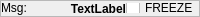
       <widget class="QFrame" name="frame_9">
        <property name="sizePolicy">
         <sizepolicy hsizetype="Preferred" vsizetype="Maximum">
          <horstretch>0</horstretch>
          <verstretch>20</verstretch>
         </sizepolicy>
        </property>
        <property name="minimumSize">
         <size>
          <width>0</width>
          <height>17</height>
         </size>
        </property>
        <property name="maximumSize">
         <size>
          <width>16777215</width>
          <height>34</height>
         </size>
        </property>
        <property name="baseSize">
         <size>
          <width>0</width>
          <height>0</height>
         </size>
        </property>
        <property name="frameShape">
         <enum>QFrame::StyledPanel</enum>
        </property>
        <property name="frameShadow">
         <enum>QFrame::Raised</enum>
        </property>
        <layout class="QHBoxLayout" name="horizontalLayout">
         <property name="spacing">
          <number>0</number>
         </property>
         <property name="sizeConstraint">
          <enum>QLayout::SetMaximumSize</enum>
         </property>
         <property name="margin">
          <number>0</number>
         </property>
         <item>
          <widget class="QLabel" name="message_label">
           <property name="sizePolicy">
            <sizepolicy hsizetype="Preferred" vsizetype="Maximum">
             <horstretch>0</horstretch>
             <verstretch>0</verstretch>
            </sizepolicy>
           </property>
           <property name="baseSize">
            <size>
             <width>0</width>
             <height>17</height>
            </size>
           </property>
           <property name="text">
            <string>Msg:</string>
           </property>
           <property name="alignment">
            <set>Qt::AlignLeading|Qt::AlignLeft|Qt::AlignTop</set>
           </property>
           <property name="wordWrap">
            <bool>true</bool>
           </property>
          </widget>
         </item>
         <item>
          <widget class="QLabel" name="coord_label">
           <property name="sizePolicy">
            <sizepolicy hsizetype="Maximum" vsizetype="Preferred">
             <horstretch>0</horstretch>
             <verstretch>0</verstretch>
            </sizepolicy>
           </property>
           <property name="maximumSize">
            <size>
             <width>250</width>
             <height>16777215</height>
            </size>
           </property>
           <property name="font">
            <font>
             <pointsize>9</pointsize>
             <weight>75</weight>
             <bold>true</bold>
            </font>
           </property>
           <property name="text">
            <string>TextLabel</string>
           </property>
           <property name="alignment">
            <set>Qt::AlignRight|Qt::AlignTrailing|Qt::AlignVCenter</set>
           </property>
          </widget>
         </item>
         <item>
          <widget class="QCheckBox" name="freezeButton">
           <property name="sizePolicy">
            <sizepolicy hsizetype="Minimum" vsizetype="Maximum">
             <horstretch>0</horstretch>
             <verstretch>0</verstretch>
            </sizepolicy>
           </property>
           <property name="maximumSize">
            <size>
             <width>100</width>
             <height>10</height>
            </size>
           </property>
           <property name="text">
            <string>FREEZE</string>
           </property>
          </widget>
         </item>
        </layout>
       </widget>
